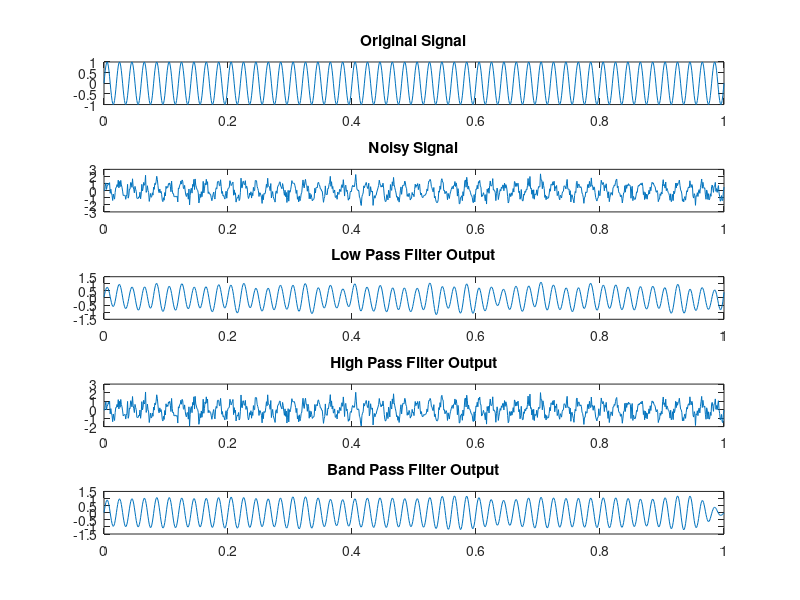
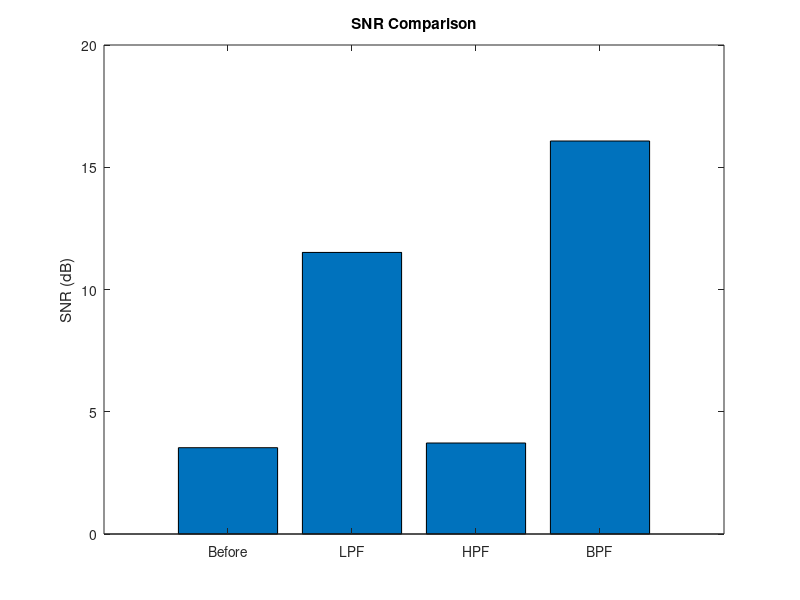

The MATLAB script that drew these images, in order:
clc;
clear;
close all;
fs = 1000;
t = 0:1/fs:1;
signal = sin(2*pi*50*t);
noise = 0.5 * randn(size(t));
noisy_signal = signal + noise;

% Low Pass Filter
fc_lp = 60;
[b_lp, a_lp] = butter(4, fc_lp/(fs/2), 'low');
lpf_signal = filtfilt(b_lp, a_lp, noisy_signal);

% High Pass Filter
fc_hp = 40;
[b_hp, a_hp] = butter(4, fc_hp/(fs/2), 'high');
hpf_signal = filtfilt(b_hp, a_hp, noisy_signal);

% Band Pass Filter
fc1 = 40;
fc2 = 60;
[b_bp, a_bp] = butter(4, [fc1 fc2]/(fs/2), 'bandpass');
bpf_signal = filtfilt(b_bp, a_bp, noisy_signal);

snr_before = 10*log10(sum(signal.^2) / sum(noise.^2));
snr_lpf = 10*log10(sum(signal.^2) / sum((lpf_signal - signal).^2));
snr_hpf = 10*log10(sum(signal.^2) / sum((hpf_signal - signal).^2));
snr_bpf = 10*log10(sum(signal.^2) / sum((bpf_signal - signal).^2));

disp(['SNR Before Filtering: ', num2str(snr_before), ' dB']);
disp(['SNR After LPF: ', num2str(snr_lpf), ' dB']);
disp(['SNR After HPF: ', num2str(snr_hpf), ' dB']);
disp(['SNR After BPF: ', num2str(snr_bpf), ' dB']);
figure;
subplot(5,1,1);
plot(t, signal);
title('Original Signal');
subplot(5,1,2);
plot(t, noisy_signal);
title('Noisy Signal');
subplot(5,1,3);
plot(t, lpf_signal);
title('Low Pass Filter Output');
subplot(5,1,4);
plot(t, hpf_signal);
title('High Pass Filter Output');
subplot(5,1,5);
plot(t, bpf_signal);
title('Band Pass Filter Output');
figure;
snr_values = [snr_before snr_lpf snr_hpf snr_bpf];
bar(snr_values);
set(gca, 'XTickLabel', {'Before','LPF','HPF','BPF'});
title('SNR Comparison');
ylabel('SNR (dB)');
